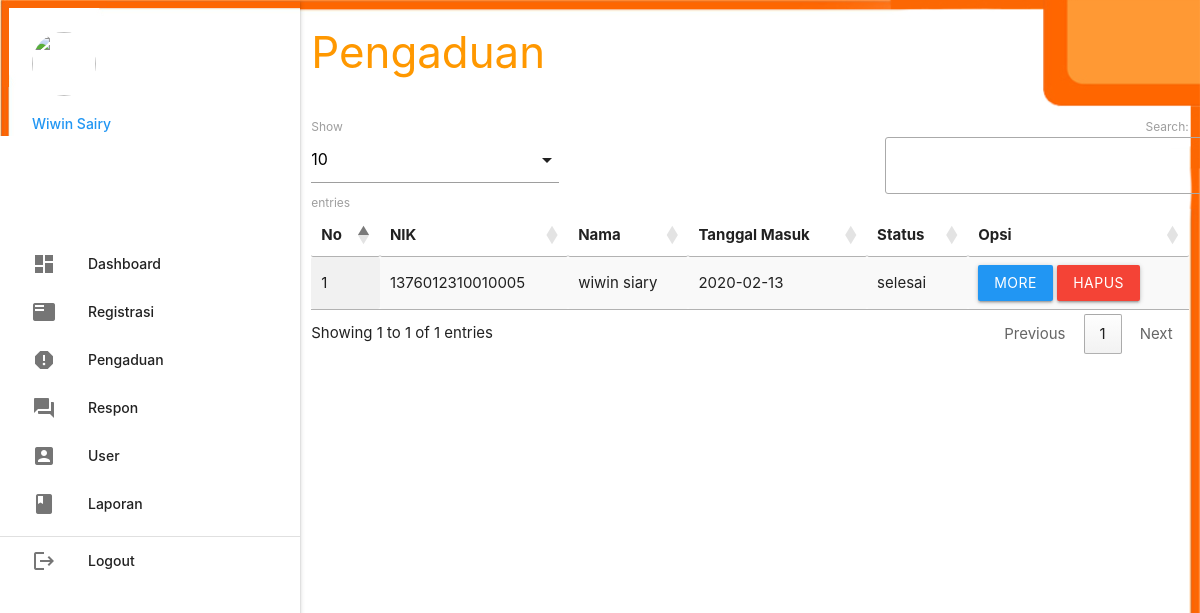
The page /admin/index.php?p=pengaduan (signed in) on the database its author committed.
### tables this page shows
CREATE TABLE `pengaduan` (
  `id_pengaduan` int(5) NOT NULL,
  `tgl_pengaduan` varchar(20) NOT NULL,
  `nik` varchar(16) NOT NULL,
  `isi_laporan` text NOT NULL,
  `foto` varchar(255) NOT NULL,
  `status` enum('proses','selesai') NOT NULL
);

CREATE TABLE `masyarakat` (
  `nik` varchar(16) NOT NULL,
  `nama` varchar(35) NOT NULL,
  `username` varchar(25) NOT NULL,
  `password` varchar(255) NOT NULL,
  `telp` varchar(13) NOT NULL
);

### admin/pengaduan.php (the view, shortened to what this page needs)
       <div class="row">
         <div class="col s12 m9">
           <h3 class="orange-text">Pengaduan</h3>
         </div>
       </div>
       <table id="example" class="display responsive-table" style="width:100%">
         <thead>
             <tr>
			<th>No</th>
			<th>NIK</th>
			<th>Nama</th>
			<th>Tanggal Masuk</th>
			<th>Status</th>
			<th>Opsi</th>
             </tr>
         </thead>
         <tbody>
<?php
	$no=1;
	$query = mysqli_query($koneksi,"SELECT * FROM pengaduan INNER JOIN masyarakat ON pengaduan.nik=masyarakat.nik ORDER BY pengaduan.id_pengaduan DESC");
	while ($r=mysqli_fetch_assoc($query)) { ?>
	<tr>
		<td><?php echo $no++; ?></td>
		<td><?php echo $r['nik']; ?></td>
		<td><?php echo $r['nama']; ?></td>
		<td><?php echo $r['tgl_pengaduan']; ?></td>
		<td><?php echo $r['status']; ?></td>
		<td><a class="btn modal-trigger blue" href="#more?id_pengaduan=<?php echo $r['id_pengaduan'] ?>">More</a>  <a class="btn red" onclick="return confirm('Anda Yakin Ingin Menghapus Y/N')" href="index.php?p=pengaduan_hapus&id_pengaduan=<?php echo $r['id_pengaduan'] ?>">Hapus</a></td>
	</tr>
           <?php  }
            ?>
         </tbody>
       </table>

### rows shown on the page
pengaduan: masyarakat.nik "1376012310010005", masyarakat.nama "wiwin siary", tgl_pengaduan "2020-02-13", status "selesai"

### other values the page prints
$_SESSION['data']['nama_petugas'] "Wiwin Sairy"
